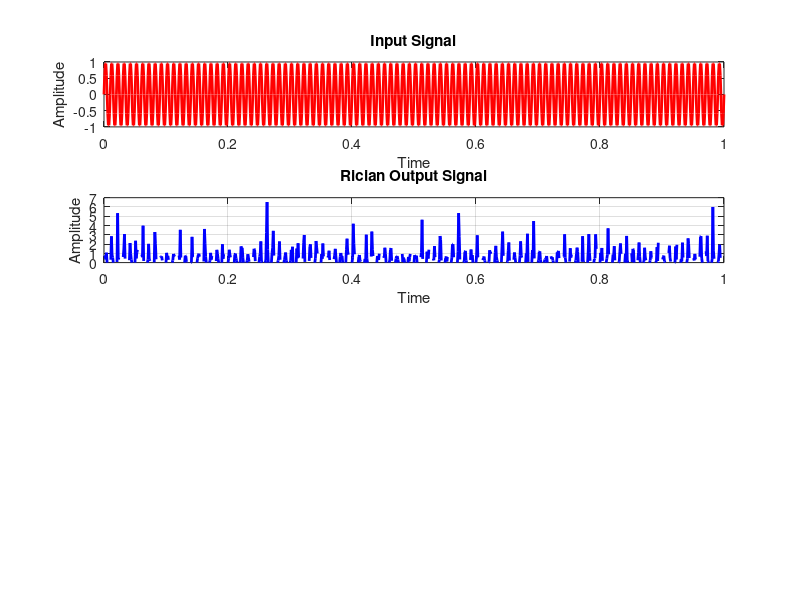

Recreate this plot in MATLAB.
clc();
clear all();

fs = 1000; 
t = 0 : 1/ fs :1; 
f = 100; 

x = sin(2*pi * f * t);
subplot(4,1,1)
plot(t,x,'r', 'LineWidth', 2); 
xlabel('Time');
ylabel('Amplitude');
title("Input Signal")

x_rc = raylrnd(x) .* raylrnd(x);% adds rayleigh Noise to the signal
% plot the noisy signal
subplot(4,1,2),plot(t, x_rc, 'b', 'Linewidth', 2);
xlabel('Time');
ylabel('Amplitude');
title('Rician Output Signal');
grid on;
